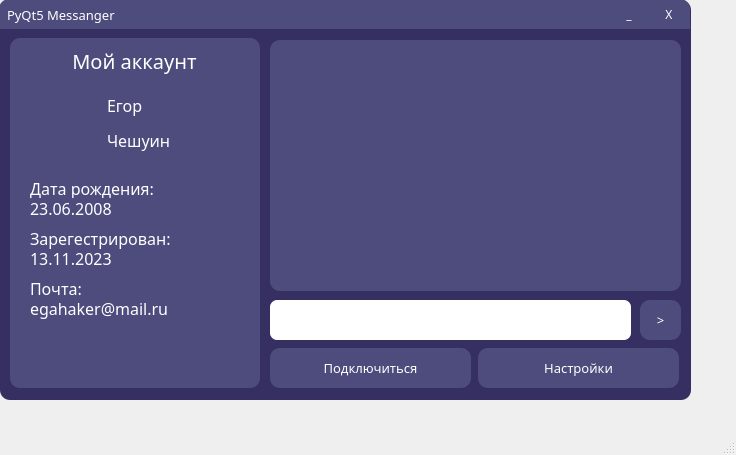
<?xml version="1.0" encoding="UTF-8"?>
<ui version="4.0">
 <class>MainWindow</class>
 <widget class="QMainWindow" name="MainWindow">
  <property name="geometry">
   <rect>
    <x>0</x>
    <y>0</y>
    <width>736</width>
    <height>455</height>
   </rect>
  </property>
  <property name="windowTitle">
   <string>MainWindow</string>
  </property>
  <widget class="QWidget" name="centralwidget">
   <widget class="QFrame" name="app">
    <property name="geometry">
     <rect>
      <x>0</x>
      <y>0</y>
      <width>691</width>
      <height>400</height>
     </rect>
    </property>
    <property name="styleSheet">
     <string notr="true">QFrame{
	border-radius: 10px;
	background-color: #363062;
}</string>
    </property>
    <property name="frameShape">
     <enum>QFrame::StyledPanel</enum>
    </property>
    <property name="frameShadow">
     <enum>QFrame::Raised</enum>
    </property>
    <widget class="QFrame" name="header">
     <property name="geometry">
      <rect>
       <x>-1</x>
       <y>-1</y>
       <width>691</width>
       <height>30</height>
      </rect>
     </property>
     <property name="styleSheet">
      <string notr="true">QFrame{
	border-bottom-left-radius: 0px;
	border-bottom-right-radius: 0px;
	background-color: #4D4C7D;
}</string>
     </property>
     <property name="frameShape">
      <enum>QFrame::StyledPanel</enum>
     </property>
     <property name="frameShadow">
      <enum>QFrame::Raised</enum>
     </property>
     <widget class="QPushButton" name="close_app">
      <property name="geometry">
       <rect>
        <x>650</x>
        <y>0</y>
        <width>40</width>
        <height>30</height>
       </rect>
      </property>
      <property name="font">
       <font>
        <family>Montserrat Black</family>
        <weight>50</weight>
        <bold>false</bold>
       </font>
      </property>
      <property name="styleSheet">
       <string notr="true">QPushButton{
	color: white;
	border: none;
	border-top-right-radius: 10px;
	background-color: #4D4C7D;
}

QPushButton:hover{
	background-color: #6e6db3;
}

QPushButton:pressed{
	color: #EA2F4E;
}</string>
      </property>
      <property name="text">
       <string>X</string>
      </property>
     </widget>
     <widget class="QPushButton" name="turn_app">
      <property name="geometry">
       <rect>
        <x>610</x>
        <y>0</y>
        <width>40</width>
        <height>30</height>
       </rect>
      </property>
      <property name="font">
       <font>
        <family>Montserrat Black</family>
       </font>
      </property>
      <property name="styleSheet">
       <string notr="true">QPushButton{
	color: white;
	border: none;
	background-color: #4D4C7D;
}

QPushButton:hover{
	background-color: #6e6db3;
}

QPushButton:pressed{
	color: #EA2F4E;
}</string>
      </property>
      <property name="text">
       <string>_</string>
      </property>
     </widget>
     <widget class="QLabel" name="name_program">
      <property name="geometry">
       <rect>
        <x>8</x>
        <y>0</y>
        <width>121</width>
        <height>31</height>
       </rect>
      </property>
      <property name="palette">
       <palette>
        <active>
         <colorrole role="WindowText">
          <brush brushstyle="SolidPattern">
           <color alpha="255">
            <red>255</red>
            <green>255</green>
            <blue>255</blue>
           </color>
          </brush>
         </colorrole>
         <colorrole role="Button">
          <brush brushstyle="SolidPattern">
           <color alpha="255">
            <red>77</red>
            <green>76</green>
            <blue>125</blue>
           </color>
          </brush>
         </colorrole>
         <colorrole role="Base">
          <brush brushstyle="SolidPattern">
           <color alpha="255">
            <red>77</red>
            <green>76</green>
            <blue>125</blue>
           </color>
          </brush>
         </colorrole>
         <colorrole role="Window">
          <brush brushstyle="SolidPattern">
           <color alpha="255">
            <red>77</red>
            <green>76</green>
            <blue>125</blue>
           </color>
          </brush>
         </colorrole>
        </active>
        <inactive>
         <colorrole role="WindowText">
          <brush brushstyle="SolidPattern">
           <color alpha="255">
            <red>255</red>
            <green>255</green>
            <blue>255</blue>
           </color>
          </brush>
         </colorrole>
         <colorrole role="Button">
          <brush brushstyle="SolidPattern">
           <color alpha="255">
            <red>77</red>
            <green>76</green>
            <blue>125</blue>
           </color>
          </brush>
         </colorrole>
         <colorrole role="Base">
          <brush brushstyle="SolidPattern">
           <color alpha="255">
            <red>77</red>
            <green>76</green>
            <blue>125</blue>
           </color>
          </brush>
         </colorrole>
         <colorrole role="Window">
          <brush brushstyle="SolidPattern">
           <color alpha="255">
            <red>77</red>
            <green>76</green>
            <blue>125</blue>
           </color>
          </brush>
         </colorrole>
        </inactive>
        <disabled>
         <colorrole role="WindowText">
          <brush brushstyle="SolidPattern">
           <color alpha="255">
            <red>120</red>
            <green>120</green>
            <blue>120</blue>
           </color>
          </brush>
         </colorrole>
         <colorrole role="Button">
          <brush brushstyle="SolidPattern">
           <color alpha="255">
            <red>77</red>
            <green>76</green>
            <blue>125</blue>
           </color>
          </brush>
         </colorrole>
         <colorrole role="Base">
          <brush brushstyle="SolidPattern">
           <color alpha="255">
            <red>77</red>
            <green>76</green>
            <blue>125</blue>
           </color>
          </brush>
         </colorrole>
         <colorrole role="Window">
          <brush brushstyle="SolidPattern">
           <color alpha="255">
            <red>77</red>
            <green>76</green>
            <blue>125</blue>
           </color>
          </brush>
         </colorrole>
        </disabled>
       </palette>
      </property>
      <property name="font">
       <font>
        <family>Montserrat Medium</family>
        <pointsize>10</pointsize>
       </font>
      </property>
      <property name="text">
       <string>PyQt5 Messanger</string>
      </property>
     </widget>
    </widget>
    <widget class="QPushButton" name="btn_connect">
     <property name="geometry">
      <rect>
       <x>270</x>
       <y>348</y>
       <width>201</width>
       <height>40</height>
      </rect>
     </property>
     <property name="font">
      <font>
       <family>Montserrat ExtraBold</family>
       <pointsize>10</pointsize>
       <weight>50</weight>
       <bold>false</bold>
      </font>
     </property>
     <property name="styleSheet">
      <string notr="true">QPushButton{
	color: white;
	border-radius: 10px;
	background-color: #4D4C7D;
}

QPushButton:hover{
	background-color: #6e6db3;
}

QPushButton:pressed{
	background-color: #363557;
}</string>
     </property>
     <property name="text">
      <string>Подключиться</string>
     </property>
    </widget>
    <widget class="QFrame" name="account">
     <property name="geometry">
      <rect>
       <x>10</x>
       <y>38</y>
       <width>250</width>
       <height>350</height>
      </rect>
     </property>
     <property name="styleSheet">
      <string notr="true">QFrame{
	background-color: #4D4C7D;
}</string>
     </property>
     <property name="frameShape">
      <enum>QFrame::StyledPanel</enum>
     </property>
     <property name="frameShadow">
      <enum>QFrame::Raised</enum>
     </property>
     <widget class="QLabel" name="text_my_account">
      <property name="geometry">
       <rect>
        <x>44</x>
        <y>7</y>
        <width>161</width>
        <height>31</height>
       </rect>
      </property>
      <property name="palette">
       <palette>
        <active>
         <colorrole role="WindowText">
          <brush brushstyle="SolidPattern">
           <color alpha="255">
            <red>255</red>
            <green>255</green>
            <blue>255</blue>
           </color>
          </brush>
         </colorrole>
         <colorrole role="Button">
          <brush brushstyle="SolidPattern">
           <color alpha="255">
            <red>77</red>
            <green>76</green>
            <blue>125</blue>
           </color>
          </brush>
         </colorrole>
         <colorrole role="Base">
          <brush brushstyle="SolidPattern">
           <color alpha="255">
            <red>77</red>
            <green>76</green>
            <blue>125</blue>
           </color>
          </brush>
         </colorrole>
         <colorrole role="Window">
          <brush brushstyle="SolidPattern">
           <color alpha="255">
            <red>77</red>
            <green>76</green>
            <blue>125</blue>
           </color>
          </brush>
         </colorrole>
        </active>
        <inactive>
         <colorrole role="WindowText">
          <brush brushstyle="SolidPattern">
           <color alpha="255">
            <red>255</red>
            <green>255</green>
            <blue>255</blue>
           </color>
          </brush>
         </colorrole>
         <colorrole role="Button">
          <brush brushstyle="SolidPattern">
           <color alpha="255">
            <red>77</red>
            <green>76</green>
            <blue>125</blue>
           </color>
          </brush>
         </colorrole>
         <colorrole role="Base">
          <brush brushstyle="SolidPattern">
           <color alpha="255">
            <red>77</red>
            <green>76</green>
            <blue>125</blue>
           </color>
          </brush>
         </colorrole>
         <colorrole role="Window">
          <brush brushstyle="SolidPattern">
           <color alpha="255">
            <red>77</red>
            <green>76</green>
            <blue>125</blue>
           </color>
          </brush>
         </colorrole>
        </inactive>
        <disabled>
         <colorrole role="WindowText">
          <brush brushstyle="SolidPattern">
           <color alpha="255">
            <red>120</red>
            <green>120</green>
            <blue>120</blue>
           </color>
          </brush>
         </colorrole>
         <colorrole role="Button">
          <brush brushstyle="SolidPattern">
           <color alpha="255">
            <red>77</red>
            <green>76</green>
            <blue>125</blue>
           </color>
          </brush>
         </colorrole>
         <colorrole role="Base">
          <brush brushstyle="SolidPattern">
           <color alpha="255">
            <red>77</red>
            <green>76</green>
            <blue>125</blue>
           </color>
          </brush>
         </colorrole>
         <colorrole role="Window">
          <brush brushstyle="SolidPattern">
           <color alpha="255">
            <red>77</red>
            <green>76</green>
            <blue>125</blue>
           </color>
          </brush>
         </colorrole>
        </disabled>
       </palette>
      </property>
      <property name="font">
       <font>
        <family>Montserrat ExtraBold</family>
        <pointsize>15</pointsize>
       </font>
      </property>
      <property name="text">
       <string>Мой аккаунт</string>
      </property>
      <property name="scaledContents">
       <bool>false</bool>
      </property>
      <property name="alignment">
       <set>Qt::AlignCenter</set>
      </property>
     </widget>
     <widget class="QLabel" name="avatar">
      <property name="geometry">
       <rect>
        <x>10</x>
        <y>50</y>
        <width>70</width>
        <height>70</height>
       </rect>
      </property>
      <property name="text">
       <string/>
      </property>
      <property name="pixmap">
       <pixmap>male-avatar-boy-face-man-user-9-svgrepo-com.png</pixmap>
      </property>
      <property name="scaledContents">
       <bool>true</bool>
      </property>
     </widget>
     <widget class="QLabel" name="name_account">
      <property name="geometry">
       <rect>
        <x>90</x>
        <y>50</y>
        <width>131</width>
        <height>71</height>
       </rect>
      </property>
      <property name="font">
       <font>
        <family>Montserrat Medium</family>
        <pointsize>12</pointsize>
       </font>
      </property>
      <property name="styleSheet">
       <string notr="true"/>
      </property>
      <property name="text">
       <string>&lt;html&gt;&lt;head/&gt;&lt;body&gt;&lt;p&gt;&lt;span style=&quot; color:#ffffff;&quot;&gt;Егор&lt;/span&gt;&lt;/p&gt;&lt;p&gt;&lt;span style=&quot; color:#ffffff;&quot;&gt;Чешуин&lt;/span&gt;&lt;/p&gt;&lt;/body&gt;&lt;/html&gt;</string>
      </property>
      <property name="margin">
       <number>5</number>
      </property>
      <property name="indent">
       <number>7</number>
      </property>
     </widget>
     <widget class="QLabel" name="text_date_of_birth_1">
      <property name="geometry">
       <rect>
        <x>20</x>
        <y>140</y>
        <width>141</width>
        <height>21</height>
       </rect>
      </property>
      <property name="palette">
       <palette>
        <active>
         <colorrole role="WindowText">
          <brush brushstyle="SolidPattern">
           <color alpha="255">
            <red>255</red>
            <green>255</green>
            <blue>255</blue>
           </color>
          </brush>
         </colorrole>
         <colorrole role="Button">
          <brush brushstyle="SolidPattern">
           <color alpha="255">
            <red>77</red>
            <green>76</green>
            <blue>125</blue>
           </color>
          </brush>
         </colorrole>
         <colorrole role="Base">
          <brush brushstyle="SolidPattern">
           <color alpha="255">
            <red>77</red>
            <green>76</green>
            <blue>125</blue>
           </color>
          </brush>
         </colorrole>
         <colorrole role="Window">
          <brush brushstyle="SolidPattern">
           <color alpha="255">
            <red>77</red>
            <green>76</green>
            <blue>125</blue>
           </color>
          </brush>
         </colorrole>
        </active>
        <inactive>
         <colorrole role="WindowText">
          <brush brushstyle="SolidPattern">
           <color alpha="255">
            <red>255</red>
            <green>255</green>
            <blue>255</blue>
           </color>
          </brush>
         </colorrole>
         <colorrole role="Button">
          <brush brushstyle="SolidPattern">
           <color alpha="255">
            <red>77</red>
            <green>76</green>
            <blue>125</blue>
           </color>
          </brush>
         </colorrole>
         <colorrole role="Base">
          <brush brushstyle="SolidPattern">
           <color alpha="255">
            <red>77</red>
            <green>76</green>
            <blue>125</blue>
           </color>
          </brush>
         </colorrole>
         <colorrole role="Window">
          <brush brushstyle="SolidPattern">
           <color alpha="255">
            <red>77</red>
            <green>76</green>
            <blue>125</blue>
           </color>
          </brush>
         </colorrole>
        </inactive>
        <disabled>
         <colorrole role="WindowText">
          <brush brushstyle="SolidPattern">
           <color alpha="255">
            <red>120</red>
            <green>120</green>
            <blue>120</blue>
           </color>
          </brush>
         </colorrole>
         <colorrole role="Button">
          <brush brushstyle="SolidPattern">
           <color alpha="255">
            <red>77</red>
            <green>76</green>
            <blue>125</blue>
           </color>
          </brush>
         </colorrole>
         <colorrole role="Base">
          <brush brushstyle="SolidPattern">
           <color alpha="255">
            <red>77</red>
            <green>76</green>
            <blue>125</blue>
           </color>
          </brush>
         </colorrole>
         <colorrole role="Window">
          <brush brushstyle="SolidPattern">
           <color alpha="255">
            <red>77</red>
            <green>76</green>
            <blue>125</blue>
           </color>
          </brush>
         </colorrole>
        </disabled>
       </palette>
      </property>
      <property name="font">
       <font>
        <family>Montserrat SemiBold</family>
        <pointsize>12</pointsize>
       </font>
      </property>
      <property name="text">
       <string>Дата рождения:</string>
      </property>
     </widget>
     <widget class="QLabel" name="text_date_of_birth_2">
      <property name="geometry">
       <rect>
        <x>20</x>
        <y>160</y>
        <width>221</width>
        <height>21</height>
       </rect>
      </property>
      <property name="palette">
       <palette>
        <active>
         <colorrole role="WindowText">
          <brush brushstyle="SolidPattern">
           <color alpha="255">
            <red>255</red>
            <green>255</green>
            <blue>255</blue>
           </color>
          </brush>
         </colorrole>
         <colorrole role="Button">
          <brush brushstyle="SolidPattern">
           <color alpha="255">
            <red>77</red>
            <green>76</green>
            <blue>125</blue>
           </color>
          </brush>
         </colorrole>
         <colorrole role="Base">
          <brush brushstyle="SolidPattern">
           <color alpha="255">
            <red>77</red>
            <green>76</green>
            <blue>125</blue>
           </color>
          </brush>
         </colorrole>
         <colorrole role="Window">
          <brush brushstyle="SolidPattern">
           <color alpha="255">
            <red>77</red>
            <green>76</green>
            <blue>125</blue>
           </color>
          </brush>
         </colorrole>
        </active>
        <inactive>
         <colorrole role="WindowText">
          <brush brushstyle="SolidPattern">
           <color alpha="255">
            <red>255</red>
            <green>255</green>
            <blue>255</blue>
           </color>
          </brush>
         </colorrole>
         <colorrole role="Button">
          <brush brushstyle="SolidPattern">
           <color alpha="255">
            <red>77</red>
            <green>76</green>
            <blue>125</blue>
           </color>
          </brush>
         </colorrole>
         <colorrole role="Base">
          <brush brushstyle="SolidPattern">
           <color alpha="255">
            <red>77</red>
            <green>76</green>
            <blue>125</blue>
           </color>
          </brush>
         </colorrole>
         <colorrole role="Window">
          <brush brushstyle="SolidPattern">
           <color alpha="255">
            <red>77</red>
            <green>76</green>
            <blue>125</blue>
           </color>
          </brush>
         </colorrole>
        </inactive>
        <disabled>
         <colorrole role="WindowText">
          <brush brushstyle="SolidPattern">
           <color alpha="255">
            <red>120</red>
            <green>120</green>
            <blue>120</blue>
           </color>
          </brush>
         </colorrole>
         <colorrole role="Button">
          <brush brushstyle="SolidPattern">
           <color alpha="255">
            <red>77</red>
            <green>76</green>
            <blue>125</blue>
           </color>
          </brush>
         </colorrole>
         <colorrole role="Base">
          <brush brushstyle="SolidPattern">
           <color alpha="255">
            <red>77</red>
            <green>76</green>
            <blue>125</blue>
           </color>
          </brush>
         </colorrole>
         <colorrole role="Window">
          <brush brushstyle="SolidPattern">
           <color alpha="255">
            <red>77</red>
            <green>76</green>
            <blue>125</blue>
           </color>
          </brush>
         </colorrole>
        </disabled>
       </palette>
      </property>
      <property name="font">
       <font>
        <family>Montserrat SemiBold</family>
        <pointsize>12</pointsize>
       </font>
      </property>
      <property name="text">
       <string>23.06.2008</string>
      </property>
     </widget>
     <widget class="QLabel" name="text_date_of_regestration_2">
      <property name="geometry">
       <rect>
        <x>20</x>
        <y>210</y>
        <width>221</width>
        <height>21</height>
       </rect>
      </property>
      <property name="palette">
       <palette>
        <active>
         <colorrole role="WindowText">
          <brush brushstyle="SolidPattern">
           <color alpha="255">
            <red>255</red>
            <green>255</green>
            <blue>255</blue>
           </color>
          </brush>
         </colorrole>
         <colorrole role="Button">
          <brush brushstyle="SolidPattern">
           <color alpha="255">
            <red>77</red>
            <green>76</green>
            <blue>125</blue>
           </color>
          </brush>
         </colorrole>
         <colorrole role="Base">
          <brush brushstyle="SolidPattern">
           <color alpha="255">
            <red>77</red>
            <green>76</green>
            <blue>125</blue>
           </color>
          </brush>
         </colorrole>
         <colorrole role="Window">
          <brush brushstyle="SolidPattern">
           <color alpha="255">
            <red>77</red>
            <green>76</green>
            <blue>125</blue>
           </color>
          </brush>
         </colorrole>
        </active>
        <inactive>
         <colorrole role="WindowText">
          <brush brushstyle="SolidPattern">
           <color alpha="255">
            <red>255</red>
            <green>255</green>
            <blue>255</blue>
           </color>
          </brush>
         </colorrole>
         <colorrole role="Button">
          <brush brushstyle="SolidPattern">
           <color alpha="255">
            <red>77</red>
            <green>76</green>
            <blue>125</blue>
           </color>
          </brush>
         </colorrole>
         <colorrole role="Base">
          <brush brushstyle="SolidPattern">
           <color alpha="255">
            <red>77</red>
            <green>76</green>
            <blue>125</blue>
           </color>
          </brush>
         </colorrole>
         <colorrole role="Window">
          <brush brushstyle="SolidPattern">
           <color alpha="255">
            <red>77</red>
            <green>76</green>
            <blue>125</blue>
           </color>
          </brush>
         </colorrole>
        </inactive>
        <disabled>
         <colorrole role="WindowText">
          <brush brushstyle="SolidPattern">
           <color alpha="255">
            <red>120</red>
            <green>120</green>
            <blue>120</blue>
           </color>
          </brush>
         </colorrole>
         <colorrole role="Button">
          <brush brushstyle="SolidPattern">
           <color alpha="255">
            <red>77</red>
            <green>76</green>
            <blue>125</blue>
           </color>
          </brush>
         </colorrole>
         <colorrole role="Base">
          <brush brushstyle="SolidPattern">
           <color alpha="255">
            <red>77</red>
            <green>76</green>
            <blue>125</blue>
           </color>
          </brush>
         </colorrole>
         <colorrole role="Window">
          <brush brushstyle="SolidPattern">
           <color alpha="255">
            <red>77</red>
            <green>76</green>
            <blue>125</blue>
           </color>
          </brush>
         </colorrole>
        </disabled>
       </palette>
      </property>
      <property name="font">
       <font>
        <family>Montserrat SemiBold</family>
        <pointsize>12</pointsize>
       </font>
      </property>
      <property name="text">
       <string>13.11.2023</string>
      </property>
     </widget>
     <widget class="QLabel" name="text_date_of_regestration_1">
      <property name="geometry">
       <rect>
        <x>20</x>
        <y>190</y>
        <width>171</width>
        <height>21</height>
       </rect>
      </property>
      <property name="palette">
       <palette>
        <active>
         <colorrole role="WindowText">
          <brush brushstyle="SolidPattern">
           <color alpha="255">
            <red>255</red>
            <green>255</green>
            <blue>255</blue>
           </color>
          </brush>
         </colorrole>
         <colorrole role="Button">
          <brush brushstyle="SolidPattern">
           <color alpha="255">
            <red>77</red>
            <green>76</green>
            <blue>125</blue>
           </color>
          </brush>
         </colorrole>
         <colorrole role="Base">
          <brush brushstyle="SolidPattern">
           <color alpha="255">
            <red>77</red>
            <green>76</green>
            <blue>125</blue>
           </color>
          </brush>
         </colorrole>
         <colorrole role="Window">
          <brush brushstyle="SolidPattern">
           <color alpha="255">
            <red>77</red>
            <green>76</green>
            <blue>125</blue>
           </color>
          </brush>
         </colorrole>
        </active>
        <inactive>
         <colorrole role="WindowText">
          <brush brushstyle="SolidPattern">
           <color alpha="255">
            <red>255</red>
            <green>255</green>
            <blue>255</blue>
           </color>
          </brush>
         </colorrole>
         <colorrole role="Button">
          <brush brushstyle="SolidPattern">
           <color alpha="255">
            <red>77</red>
            <green>76</green>
            <blue>125</blue>
           </color>
          </brush>
         </colorrole>
         <colorrole role="Base">
          <brush brushstyle="SolidPattern">
           <color alpha="255">
            <red>77</red>
            <green>76</green>
            <blue>125</blue>
           </color>
          </brush>
         </colorrole>
         <colorrole role="Window">
          <brush brushstyle="SolidPattern">
           <color alpha="255">
            <red>77</red>
            <green>76</green>
            <blue>125</blue>
           </color>
          </brush>
         </colorrole>
        </inactive>
        <disabled>
         <colorrole role="WindowText">
          <brush brushstyle="SolidPattern">
           <color alpha="255">
            <red>120</red>
            <green>120</green>
            <blue>120</blue>
           </color>
          </brush>
         </colorrole>
         <colorrole role="Button">
          <brush brushstyle="SolidPattern">
           <color alpha="255">
            <red>77</red>
            <green>76</green>
            <blue>125</blue>
           </color>
          </brush>
         </colorrole>
         <colorrole role="Base">
          <brush brushstyle="SolidPattern">
           <color alpha="255">
            <red>77</red>
            <green>76</green>
            <blue>125</blue>
           </color>
          </brush>
         </colorrole>
         <colorrole role="Window">
          <brush brushstyle="SolidPattern">
           <color alpha="255">
            <red>77</red>
            <green>76</green>
            <blue>125</blue>
           </color>
          </brush>
         </colorrole>
        </disabled>
       </palette>
      </property>
      <property name="font">
       <font>
        <family>Montserrat SemiBold</family>
        <pointsize>12</pointsize>
       </font>
      </property>
      <property name="text">
       <string>Зарегестрирован:</string>
      </property>
     </widget>
     <widget class="QLabel" name="text_mail_1">
      <property name="geometry">
       <rect>
        <x>20</x>
        <y>240</y>
        <width>171</width>
        <height>21</height>
       </rect>
      </property>
      <property name="palette">
       <palette>
        <active>
         <colorrole role="WindowText">
          <brush brushstyle="SolidPattern">
           <color alpha="255">
            <red>255</red>
            <green>255</green>
            <blue>255</blue>
           </color>
          </brush>
         </colorrole>
         <colorrole role="Button">
          <brush brushstyle="SolidPattern">
           <color alpha="255">
            <red>77</red>
            <green>76</green>
            <blue>125</blue>
           </color>
          </brush>
         </colorrole>
         <colorrole role="Base">
          <brush brushstyle="SolidPattern">
           <color alpha="255">
            <red>77</red>
            <green>76</green>
            <blue>125</blue>
           </color>
          </brush>
         </colorrole>
         <colorrole role="Window">
          <brush brushstyle="SolidPattern">
           <color alpha="255">
            <red>77</red>
            <green>76</green>
            <blue>125</blue>
           </color>
          </brush>
         </colorrole>
        </active>
        <inactive>
         <colorrole role="WindowText">
          <brush brushstyle="SolidPattern">
           <color alpha="255">
            <red>255</red>
            <green>255</green>
            <blue>255</blue>
           </color>
          </brush>
         </colorrole>
         <colorrole role="Button">
          <brush brushstyle="SolidPattern">
           <color alpha="255">
            <red>77</red>
            <green>76</green>
            <blue>125</blue>
           </color>
          </brush>
         </colorrole>
         <colorrole role="Base">
          <brush brushstyle="SolidPattern">
           <color alpha="255">
            <red>77</red>
            <green>76</green>
            <blue>125</blue>
           </color>
          </brush>
         </colorrole>
         <colorrole role="Window">
          <brush brushstyle="SolidPattern">
           <color alpha="255">
            <red>77</red>
            <green>76</green>
            <blue>125</blue>
           </color>
          </brush>
         </colorrole>
        </inactive>
        <disabled>
         <colorrole role="WindowText">
          <brush brushstyle="SolidPattern">
           <color alpha="255">
            <red>120</red>
            <green>120</green>
            <blue>120</blue>
           </color>
          </brush>
         </colorrole>
         <colorrole role="Button">
          <brush brushstyle="SolidPattern">
           <color alpha="255">
            <red>77</red>
            <green>76</green>
            <blue>125</blue>
           </color>
          </brush>
         </colorrole>
         <colorrole role="Base">
          <brush brushstyle="SolidPattern">
           <color alpha="255">
            <red>77</red>
            <green>76</green>
            <blue>125</blue>
           </color>
          </brush>
         </colorrole>
         <colorrole role="Window">
          <brush brushstyle="SolidPattern">
           <color alpha="255">
            <red>77</red>
            <green>76</green>
            <blue>125</blue>
           </color>
          </brush>
         </colorrole>
        </disabled>
       </palette>
      </property>
      <property name="font">
       <font>
        <family>Montserrat SemiBold</family>
        <pointsize>12</pointsize>
       </font>
      </property>
      <property name="text">
       <string>Почта:</string>
      </property>
     </widget>
     <widget class="QLabel" name="text_mail_2">
      <property name="geometry">
       <rect>
        <x>20</x>
        <y>260</y>
        <width>221</width>
        <height>21</height>
       </rect>
      </property>
      <property name="palette">
       <palette>
        <active>
         <colorrole role="WindowText">
          <brush brushstyle="SolidPattern">
           <color alpha="255">
            <red>255</red>
            <green>255</green>
            <blue>255</blue>
           </color>
          </brush>
         </colorrole>
         <colorrole role="Button">
          <brush brushstyle="SolidPattern">
           <color alpha="255">
            <red>77</red>
            <green>76</green>
            <blue>125</blue>
           </color>
          </brush>
         </colorrole>
         <colorrole role="Base">
          <brush brushstyle="SolidPattern">
           <color alpha="255">
            <red>77</red>
            <green>76</green>
            <blue>125</blue>
           </color>
          </brush>
         </colorrole>
         <colorrole role="Window">
          <brush brushstyle="SolidPattern">
           <color alpha="255">
            <red>77</red>
            <green>76</green>
            <blue>125</blue>
           </color>
          </brush>
         </colorrole>
        </active>
        <inactive>
         <colorrole role="WindowText">
          <brush brushstyle="SolidPattern">
           <color alpha="255">
            <red>255</red>
            <green>255</green>
            <blue>255</blue>
           </color>
          </brush>
         </colorrole>
         <colorrole role="Button">
          <brush brushstyle="SolidPattern">
           <color alpha="255">
            <red>77</red>
            <green>76</green>
            <blue>125</blue>
           </color>
          </brush>
         </colorrole>
         <colorrole role="Base">
          <brush brushstyle="SolidPattern">
           <color alpha="255">
            <red>77</red>
            <green>76</green>
            <blue>125</blue>
           </color>
          </brush>
         </colorrole>
         <colorrole role="Window">
          <brush brushstyle="SolidPattern">
           <color alpha="255">
            <red>77</red>
            <green>76</green>
            <blue>125</blue>
           </color>
          </brush>
         </colorrole>
        </inactive>
        <disabled>
         <colorrole role="WindowText">
          <brush brushstyle="SolidPattern">
           <color alpha="255">
            <red>120</red>
            <green>120</green>
            <blue>120</blue>
           </color>
          </brush>
         </colorrole>
         <colorrole role="Button">
          <brush brushstyle="SolidPattern">
           <color alpha="255">
            <red>77</red>
            <green>76</green>
            <blue>125</blue>
           </color>
          </brush>
         </colorrole>
         <colorrole role="Base">
          <brush brushstyle="SolidPattern">
           <color alpha="255">
            <red>77</red>
            <green>76</green>
            <blue>125</blue>
           </color>
          </brush>
         </colorrole>
         <colorrole role="Window">
          <brush brushstyle="SolidPattern">
           <color alpha="255">
            <red>77</red>
            <green>76</green>
            <blue>125</blue>
           </color>
          </brush>
         </colorrole>
        </disabled>
       </palette>
      </property>
      <property name="font">
       <font>
        <family>Montserrat SemiBold</family>
        <pointsize>12</pointsize>
       </font>
      </property>
      <property name="text">
       <string>egahaker@mail.ru</string>
      </property>
     </widget>
    </widget>
    <widget class="QPushButton" name="btn_settings">
     <property name="geometry">
      <rect>
       <x>478</x>
       <y>348</y>
       <width>201</width>
       <height>40</height>
      </rect>
     </property>
     <property name="font">
      <font>
       <family>Montserrat ExtraBold</family>
       <pointsize>10</pointsize>
       <weight>50</weight>
       <bold>false</bold>
      </font>
     </property>
     <property name="styleSheet">
      <string notr="true">QPushButton{
	color: white;
	border-radius: 10px;
	background-color: #4D4C7D;
}

QPushButton:hover{
	background-color: #6e6db3;
}

QPushButton:pressed{
	background-color: #363557;
}</string>
     </property>
     <property name="text">
      <string>Настройки</string>
     </property>
    </widget>
    <widget class="QListWidget" name="chat">
     <property name="geometry">
      <rect>
       <x>270</x>
       <y>40</y>
       <width>411</width>
       <height>251</height>
      </rect>
     </property>
     <property name="styleSheet">
      <string notr="true">color: white;
border-radius: 10px;
background-color: #4D4C7D;</string>
     </property>
    </widget>
    <widget class="QLineEdit" name="line_edit_send_message">
     <property name="geometry">
      <rect>
       <x>270</x>
       <y>300</y>
       <width>361</width>
       <height>40</height>
      </rect>
     </property>
     <property name="styleSheet">
      <string notr="true">QLineEdit{
	border-radius: 7px;
}</string>
     </property>
    </widget>
    <widget class="QPushButton" name="btn_send_message">
     <property name="geometry">
      <rect>
       <x>640</x>
       <y>300</y>
       <width>41</width>
       <height>40</height>
      </rect>
     </property>
     <property name="font">
      <font>
       <family>Montserrat Black</family>
       <pointsize>10</pointsize>
       <weight>50</weight>
       <bold>false</bold>
      </font>
     </property>
     <property name="styleSheet">
      <string notr="true">QPushButton{
	color: white;
	border-radius: 10px;
	background-color: #4D4C7D;
}

QPushButton:hover{
	background-color: #6e6db3;
}

QPushButton:pressed{
	background-color: #363557;
}</string>
     </property>
     <property name="text">
      <string>&gt;</string>
     </property>
    </widget>
   </widget>
  </widget>
  <widget class="QMenuBar" name="menubar">
   <property name="geometry">
    <rect>
     <x>0</x>
     <y>0</y>
     <width>736</width>
     <height>21</height>
    </rect>
   </property>
  </widget>
  <widget class="QStatusBar" name="statusbar"/>
 </widget>
 <resources/>
 <connections/>
</ui>
